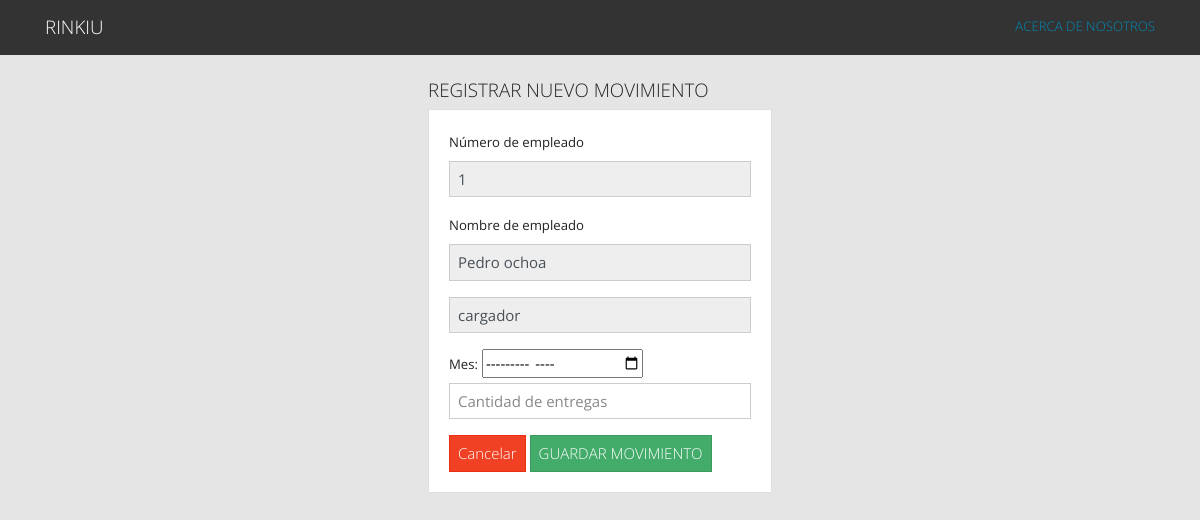
The page /view/nuevoMovimiento.php?no_empleado=1 on the database its author committed.
### tables this page shows
CREATE TABLE `empleados` (
  `no_empleado` int(11) NOT NULL,
  `nombre_empleado` varchar(100) NOT NULL,
  `rol_empleado` varchar(20) NOT NULL
);

### controller/insertMovimiento.php (called while the page is built, shortened)
<?php
include('../model/db.php');
if  (isset($_GET['no_empleado'])) {
  $id = $_GET['no_empleado'];
  $query = "SELECT * FROM empleados WHERE no_empleado=$id";
  $result = mysqli_query($conn, $query);
  if (mysqli_num_rows($result) == 1) {
    $row = mysqli_fetch_array($result);
    $numero = $row['no_empleado'];
    $nombre = $row['nombre_empleado'];
    $rol = $row['rol_empleado'];
  }
}
?>

### view/nuevoMovimiento.php (the view, shortened to what this page needs)
<?php include('header.php');
include('../controller/insertMovimiento.php')?>
      <div class="container p-4">
  <div class="row">
    <div class="col-md-4 mx-auto">
    <h5>REGISTRAR NUEVO MOVIMIENTO</h5>
      <div class="card card-body">
        <form action="../controller/insertMovimiento.php" method="POST" class="needs-validation">
          <div class="form-group" method="">
            <label>Número de empleado</label>
            <input type="number" name="no_empleado" class="form-control" placeholder="No empleado" autofocus value="<?php echo $numero?>" readonly>
          </div>
          <div class="form-group">
          <label>Nombre de empleado</label>
            <input type="text" name="nombre" rows="2" class="form-control" placeholder="Nombre empleado" value="<?php echo $nombre?>" readonly>
          </div>
          <div class="form-group">
            <input name="rol" rows="2" class="form-control" placeholder="rol del empleado" value="<?php echo $rol?>" readonly>
          </div>
          <div>
            <label for="mes">Mes:</label>
            <input type="month" id="mes" name="mes" required>
          </div>
          <div>
          <div class="form-group">
            <input type="number" name="entregas" class="form-control" placeholder="Cantidad de entregas" autofocus required>
          </div>
          </div>
          <a class="btn btn-danger" name="" href="index.php">
          Cancelar
        </a>
          <button type="submit" name="guardar_movimiento" class="btn btn-success" value="GUARDAR MOVIMIENTO" required>GUARDAR MOVIMIENTO</button>
        </form>
      </div>
      </div>
<?php include('footer.php'); ?>

### view/styles.css (style rules this page uses)
body { background-color: rgb(229, 229, 230); }

### rows shown on the page
empleados: no_empleado "1", nombre "Pedro ochoa", rol "cargador"
